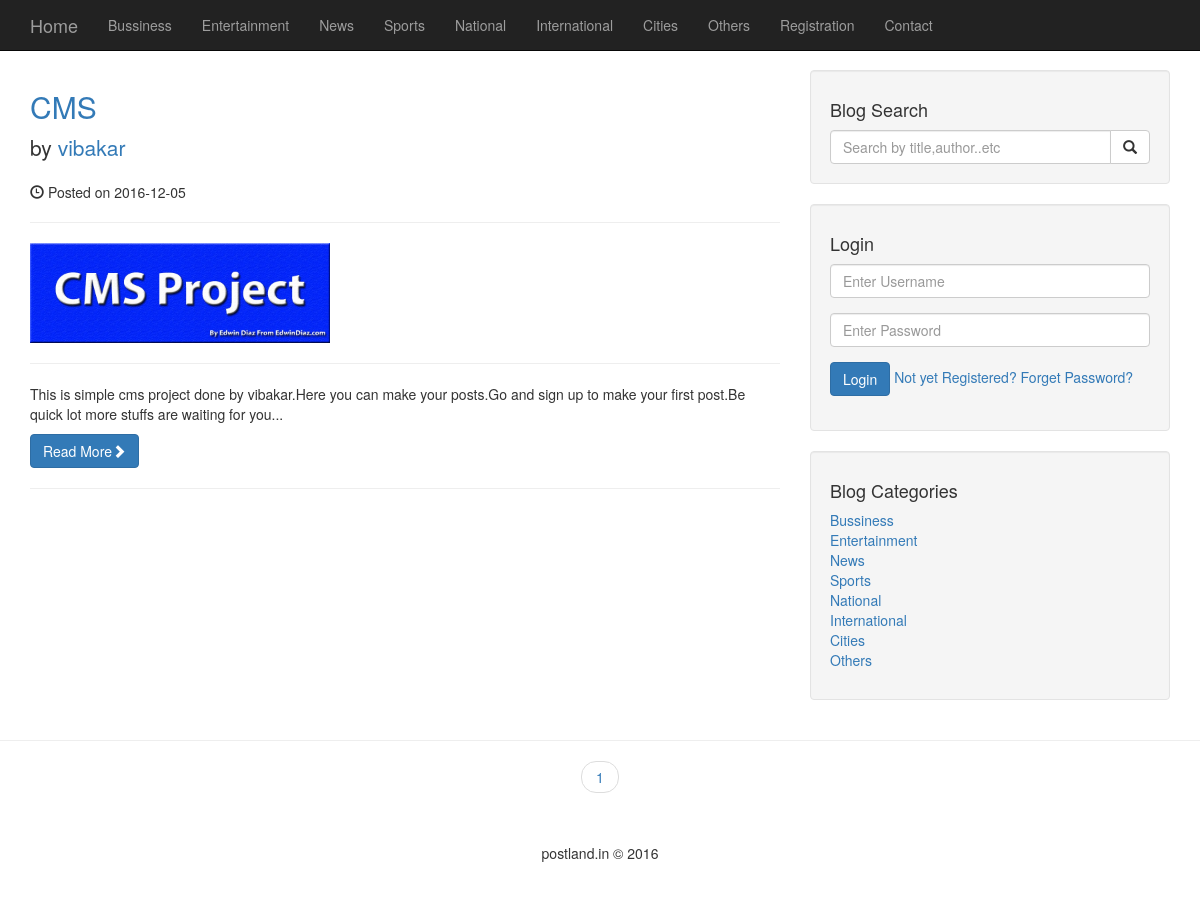
The page / on the database its author committed.
### tables this page shows
CREATE TABLE `categories` (
  `cat_id` int(3) NOT NULL,
  `cat_title` varchar(250) NOT NULL
);

CREATE TABLE `posts` (
  `post_id` int(3) NOT NULL,
  `post_category_id` int(3) NOT NULL,
  `post_title` varchar(250) NOT NULL,
  `post_by` varchar(250) NOT NULL,
  `post_user` varchar(255) NOT NULL,
  `post_date` date NOT NULL,
  `post_image` text NOT NULL,
  `post_content` text NOT NULL,
  `post_tags` varchar(255) NOT NULL,
  `post_comment_count` int(10) NOT NULL,
  `post_status` varchar(255) NOT NULL DEFAULT 'drafts',
  `post_view_count` int(11) NOT NULL
);

### index.php (the view, shortened to what this page needs)
<?php include './includes/header.php'; ?>
<?php include './includes/navigation.php'; ?>
<?php include './admin/functions.php'; ?>
<div class="container">
    <div class="row">
        <div class="col-md-8">
            <?php
            $per_page = 4;
            if (isset($_GET['page'])) {
                $page = $_GET['page'];
            } else {
                $page = "";
            }
            if ($page == "" || $page == 1) {
                $page_1 = 0;
            } else {
                $page_1 = ($page * $per_page) - $per_page;
            }
            $sql_count = "SELECT * FROM posts ";
            $result_count = mysqli_query($con, $sql_count);
            $count = mysqli_num_rows($result_count);
            $count = ceil($count / $per_page);
            $sql = "SELECT * FROM posts WHERE post_status='published' LIMIT $page_1,$per_page ";
            $result = mysqli_query($con, $sql);
            while ($row = mysqli_fetch_assoc($result)) {
                $post_id = $row['post_id'];
                $post_title = $row['post_title'];
                $post_by = $row['post_by'];
                $post_image = $row['post_image'];
                $post_date = $row['post_date'];
                $post_content = $row['post_content'];
                $post_content = strip_tags($post_content);
                ?>
                <h2>
                    <a href="post.php?p_id=<?php echo $post_id; ?>"><?php echo $post_title; ?></a>
                </h2>
                <p class="lead">
                    by <a href="author_posts.php?p_id=<?php echo $post_id; ?>&author=<?php echo $post_by; ?>"><?php echo $post_by; ?></a>
                </p>
                <p><span class="glyphicon glyphicon-time"></span> Posted on <?php echo $post_date; ?></p>
                <hr>
                <a href="post.php?p_id=<?php echo $post_id; ?>">
                    <?php
                    if (!empty($post_image)) {
                        $sql_image = " SELECT * FROM posts WHERE post_status='published' AND post_id=$post_id ";
                        $result = mysqli_query($con, $sql_image);
                        while ($row = mysqli_fetch_assoc($result)) {
                            $post_image = $row['post_image'];
                        }
                    }
                    ?>
                    <img class="img-responsive" src="images/<?php echo $post_image; ?>" width="300" height="200" alt="image not found">
                </a>
                <hr>
                <p><?php echo substr($post_content, 0, 300) . '...'; ?></p>
                <a class="btn btn-primary" href="post.php?p_id=<?php echo $post_id; ?>">Read More<span class="glyphicon glyphicon-chevron-right"></span></a>
                <hr>
                <?php
            }
            ?>
        </div>
        <?php include 'includes/sidebar.php'; ?>
    </div>
</div>
<hr>
<ul class="pager">
    <?php
    for ($i = 1; $i <= $count; $i++) {
        if ($i == $page) {
            echo "<li><a class='active_link' href='index.php?page=$i'>$i</a></li>";
        } else {
            echo "<li><a href='index.php?page=$i'>$i</a></li>";
        }
    }
    ?>
</ul>
<?php include './includes/footer.php'; ?>

### includes/navigation.php (shortened to what this page needs)
<?php include 'db.php'; ?>
<nav class="navbar navbar-inverse navbar-fixed-top" role="navigation">
    <div class="container">
        <div class="navbar-header">
            <a class="navbar-brand" href="index.php">Home</a>
        </div>
        <div class="collapse navbar-collapse" id="bs-example-navbar-collapse-1">
            <ul class="nav navbar-nav">
                <?php
                $sql = "SELECT * FROM categories";
                $result = mysqli_query($con, $sql);
                while ($row = mysqli_fetch_assoc($result)) {
                    $category_id = $row['cat_id'];
                    $categories = $row['cat_title'];
                    $category_class = '';
                    $registration_class = '';
                    $contact_class = '';
                    echo "<li class='$category_class'><a href='category.php?category=$category_id'>$categories</a></li>";
                }
                ?>
                <li class='<?php echo $registration_class; ?>'><a href="./registration.php">Registration</a></li>
                <li class='<?php echo $contact_class; ?>'><a href="./contact.php">Contact</a></li>
            </ul>
        </div>
    </div>
</nav>

### includes/sidebar.php (shortened to what this page needs)
<?php include 'db.php'; ?>
<div class="col-md-4">
    <div class="well">
        <h4>Blog Search</h4>
        <form action="search.php" method="post">
            <div class="input-group">
                <input type="text" class="form-control" name="search" placeholder="Search by title,author..etc" required />
                <span class="input-group-btn">
                    <button class="btn btn-default" type="submit" name="submit">
                        <span class="glyphicon glyphicon-search"></span>
                    </button>
                </span>
            </div>
        </form>
    </div>
    <div class="well">
        <?php
        if (isset($_SESSION['user_role'])) {
            ?>
            <h4>Logged in as <?php echo $_SESSION['username'] ?></h4>
            <a href="includes/logout.php" class = "btn btn-primary">Logout</a>
        <?php } else { ?>
            <h4>Login</h4>
            <form action = "includes/login.php" method = "post">
                <div class = "form-group">
                    <input type = "text" class = "form-control" name = "username" placeholder = "Enter Username" required/>
                </div>
                <div class = "form-group">
                    <input type = "password" class = "form-control" name = "password" placeholder = "Enter Password" required/>
                </div>
                <div class = "form-group">
                    <input type = "submit" class = "btn btn-primary" name = "login" value = "Login"/>
                   <a href = "./registration.php">Not yet Registered?</a>
                   <a href = "./forget_password.php">Forget Password?</a>
                </div>
            </form>
        <?php }
        ?>
    </div>
    <div class="well">
        <h4>Blog Categories</h4>
        <div class="row">
            <div class="col-lg-6">
                <ul class="list-unstyled">
                    <?php
                    $sql = "SELECT * FROM categories";
                    $result = mysqli_query($con, $sql);
                    while ($row = mysqli_fetch_assoc($result)) {
                        $cat_title = $row['cat_title'];
                        $cat_id = $row['cat_id'];
                        echo "<li><a href='category.php?category=$cat_id'>$cat_title</a></li>";
                    }
                    ?>
                </ul>
            </div>
        </div>
    </div>
</div>

### css/blog-home.css (style rules this page uses)
body { padding-top: 70px; }

### rows shown on the page
categories: cat_title "Bussiness"
categories: cat_title "Entertainment"
categories: cat_title "News"
categories: cat_title "Sports"
categories: cat_title "National"
categories: cat_title "International"
categories: cat_title "Cities"
categories: cat_title "Others"
posts: post_title "CMS", post_by "vibakar", post_date "2016-12-05", post_image (picture), post_content "This is simple cms project done by vibakar.Here you can make your posts.Go and sign up to make your first post.Be quick lot more stuffs are waiting for you"
